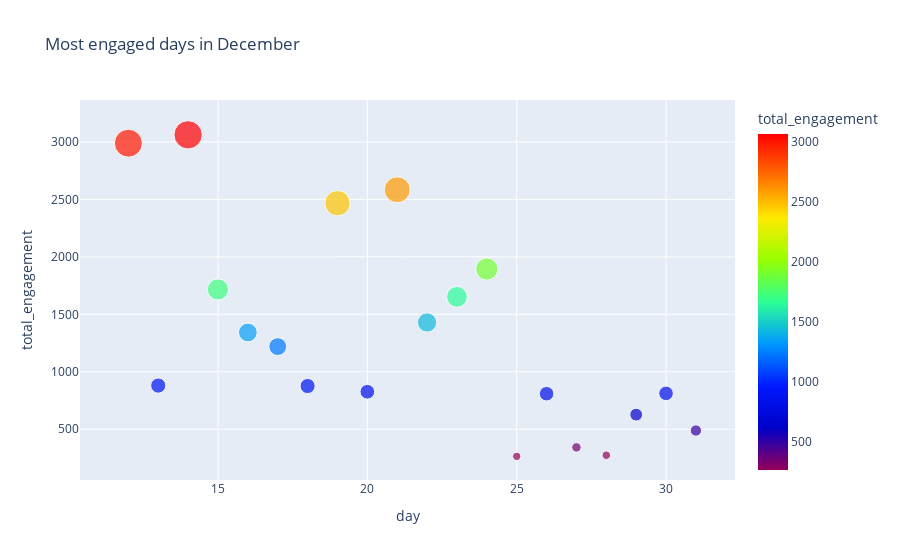

Source (notebook cell):
### Code cell
december=df.loc[df['month']==12]
day_december = december.groupby('day',as_index=False).agg({'total_engagement':'sum'})

fig = px.scatter(day_december,
                 x='day',
                 y='total_engagement',
                 color_continuous_scale='Rainbow',
                 color='total_engagement',
                 size='total_engagement',
                 title='Most engaged days in December')
fig.show()

### Figure 1 — Plotly figure (JSON) as saved in the notebook; plotly's stock layout.template omitted (floating-point values rounded to 4 significant figures)
{"data": [{"hovertemplate": "day=%{x}<br>total_engagement=%{marker.color}<extra></extra>", "legendgroup": "", "marker": {"color": [2989, 880, 3062, 1716, 1342, 1219, 876, 2467, 826, 2584, 1429, 1652, 1894, 264, 809, 342, 274, 627, 812, 489], "coloraxis": "coloraxis", "size": [2989, 880, 3062, 1716, 1342, 1219, 876, 2467, 826, 2584, 1429, 1652, 1894, 264, 809, 342, 274, 627, 812, 489], "sizemode": "area", "sizeref": 7.655, "symbol": "circle"}, "mode": "markers", "name": "", "orientation": "v", "showlegend": false, "type": "scatter", "x": [12, 13, 14, 15, 16, 17, 18, 19, 20, 21, 22, 23, 24, 25, 26, 27, 28, 29, 30, 31], "xaxis": "x", "y": [2989, 880, 3062, 1716, 1342, 1219, 876, 2467, 826, 2584, 1429, 1652, 1894, 264, 809, 342, 274, 627, 812, 489], "yaxis": "y"}], "layout": {"coloraxis": {"colorbar": {"title": {"text": "total_engagement"}}, "colorscale": [[0, "rgb(150,0,90)"], [0.125, "rgb(0,0,200)"], [0.25, "rgb(0,25,255)"], [0.375, "rgb(0,152,255)"], [0.5, "rgb(44,255,150)"], [0.625, "rgb(151,255,0)"], [0.75, "rgb(255,234,0)"], [0.875, "rgb(255,111,0)"], [1, "rgb(255,0,0)"]]}, "legend": {"itemsizing": "constant", "tracegroupgap": 0}, "title": {"text": "Most engaged days in December"}, "xaxis": {"anchor": "y", "domain": [0, 1], "title": {"text": "day"}}, "yaxis": {"anchor": "x", "domain": [0, 1], "title": {"text": "total_engagement"}}}}
